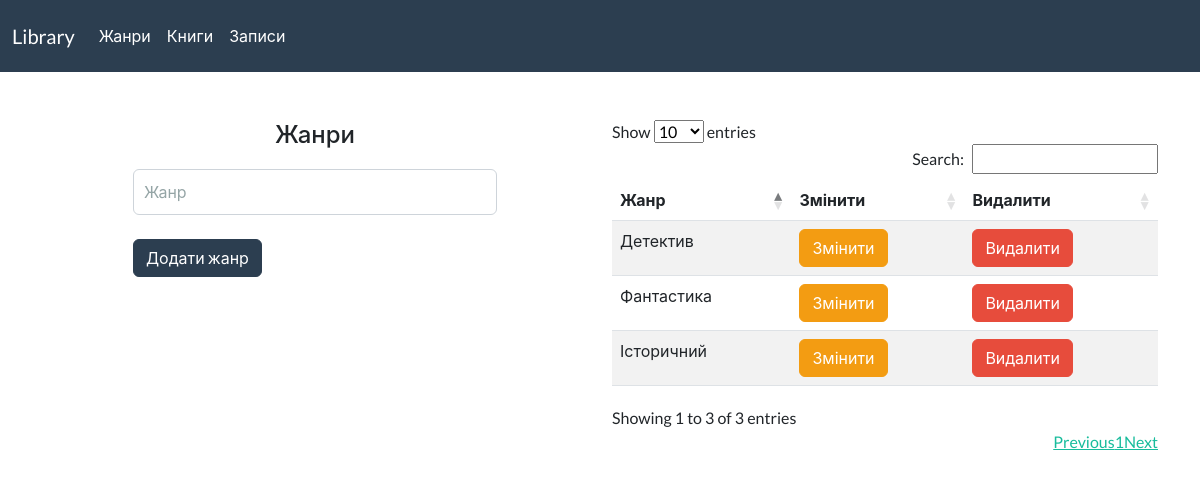
The page /account/genres on the database its author committed.
### tables this page shows
CREATE TABLE `genres` (
  `id_genre` int(11) NOT NULL,
  `genre` varchar(255) NOT NULL
);

### app/controllers/Account.php (called while the page is built, shortened)
<?php
class Account extends Controller
{
    public function __construct()
    {
        $this->userModel = $this->model('User');
    }
    public function genres()
    {
        $genres = $this->userModel->getGenre();
        $data = [
            'genres' => $genres
        ];
        $this->view('account/genres', $data);
    }
}
?>

### app/lib/Core.php (called while the page is built, shortened)
<?php
class Core
{
    protected $method = 'index';
    public function __construct()
    {
        $url = $this->getUrl();
        if(isset($url)) {
            if(file_exists('../app/controllers/' . ucwords($url[0]) . '.php')) {
                unset($url[0]);
            }
        }
        $this->controller = new $this->controller;
        if(isset($url[1])) {
            if(method_exists($this->controller, $url[1])) {
                $this->method = $url[1];
                unset($url[1]);
            }
        }
        $this->params = $url ? array_values($url) : [];
        call_user_func_array([$this->controller, $this->method], $this->params);
    }
    public function getUrl()
    {
        if(isset($_GET['url'])) {
            $url = rtrim($_GET['url'], '/');
            $url = filter_var($url, FILTER_SANITIZE_URL);
            $url = explode('/', $url);
            return $url;
        }
    }
}
?>

### public/index.php (called while the page is built, shortened)
<?php
$start = new Core();
?>

### app/lib/Database.php (called while the page is built, shortened)
<?php
class Database
{
    private $host = HOST;
    private $user = USER;
    private $password = PASSWORD;
    private $db_name = DB_NAME;
    private $dbh;
    private $stmt;
    public function __construct()
    {
        $con = 'mysql:host=' . $this->host . ';dbname=' . $this->db_name;
        $options = [
            PDO::ATTR_PERSISTENT  => true,
            PDO::ATTR_ERRMODE => PDO::ERRMODE_EXCEPTION
        ];
        try {
            $this->dbh = new PDO($con, $this->user, $this->password, $options);
        } catch(PDOException $e) {
            $this->error = $e->getMessage();
            echo $this->error;
        }
    }
    public function query($sql)
    {
        $this->stmt = $this->dbh->prepare($sql);
    }
    public function execute()
    {
        return $this->stmt->execute();
    }
    public function records()
    {
        $this->execute();
            return $this->stmt->fetchAll(PDO::FETCH_OBJ);
    }
}
?>

### app/models/User.php (called while the page is built, shortened)
<?php
class User {
    private $db;
    public function __construct()
    {
        $this->db = new Database;
    }
    public function getGenre()
    {
        $this->db->query('SELECT * FROM genres');
        $result = $this->db->records();
        return $result;
    }
}
?>

### app/views/account/genres.php (the view, shortened to what this page needs)
<?php require ROUTE_APP . '/views/inc/header.php'; ?>
<div class="container mt-5">
    <div class="row">
        <div class="col-md-6">
            <div class="col-md-8 mx-auto">
                <h1>Жанри</h1>
                <form action="<?php echo ROUTE_URL; ?>/account/addGenre" method="POST">
                    <div class="form-group">
                        <input type="text" name="genre" class="form-control" placeholder="Жанр" value="" required><br>
                    </div>
                    <div class="form-group">
                        <input type="submit" value="Додати жанр" class="btn btn-primary">
                    </div>
                </form>
            </div>
        </div>
        <div class="col-md-6">
        <table id="example" class="table table-striped" style="width:100%">
            <thead>
                <tr>
                    <th>Жанр</th>
                    <th>Змінити</th>
                    <th>Видалити</th>
                </tr>
            </thead>
            <tbody>
        <?php foreach($data['genres'] as $genre) : ?>
            <tr>
                <td><?php echo $genre->genre; ?></td>
                <td><a href="<?php echo ROUTE_URL; ?>account/editGenre/<?php echo $genre->id_genre; ?>" class="btn btn-warning">Змінити</a></td>
                <td><a href="<?php echo ROUTE_URL; ?>account/deleteGenre/<?php echo $genre->id_genre; ?>" class="btn btn-danger">Видалити</a></td>
            </tr>
        <?php endforeach; ?>
            </tbody>
            </table><br><br>
        </div>
    </div>
</div>
<?php require ROUTE_APP . '/views/inc/footer.php'; ?>

### public/css/style.css (style rules this page uses)
h1 { font-size: 24px; text-align: center; margin-bottom: 20px; }
.form-control { padding: 10px; }

### rows shown on the page
genres: genre "Детектив"
genres: genre "Фантастика"
genres: genre "Історичний"
